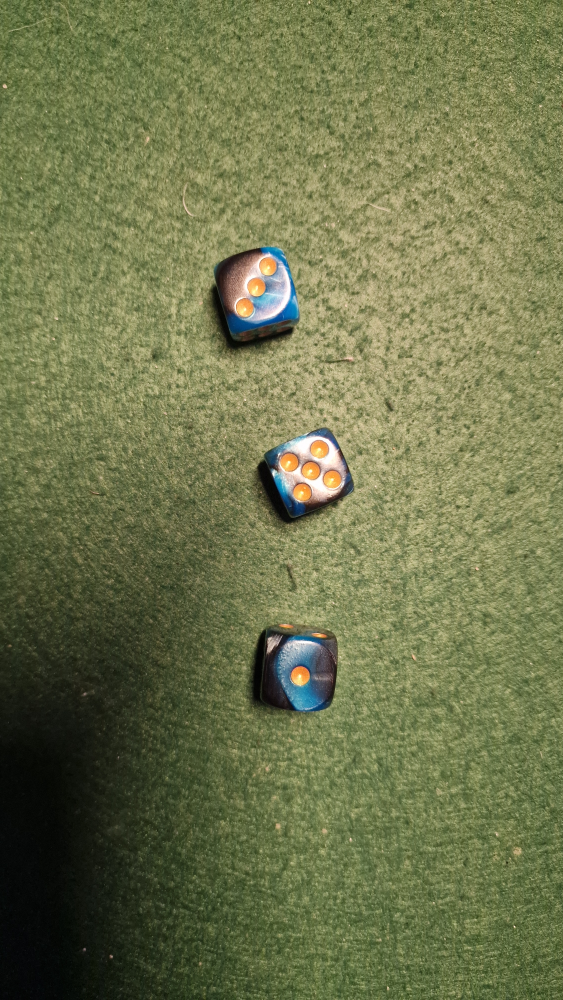
#> input picture pytest/dice.jpg, 2252 x 4000 px, given in place of the camera (shown at 1/4 size)
$ python blackhat.py
#> lines starting #> are read from the running program, lines starting #| are printed output that depends on the picture; after the words box and inside, x2 and y2 are one past the last pixel; in counts of white or black regions, pixels touching at a corner belong together
import cv2
import numpy as np
from collections import deque

def nothing(x):
    pass

def getVal(name):
    return cv2.getTrackbarPos(str(name), "controls")

cv2.namedWindow("controls")
cv2.createTrackbar("0", "controls", 19, 30, nothing)
cv2.createTrackbar("1", "controls", 30, 50, nothing)
cv2.createTrackbar("2", "controls", 70, 255, nothing)
cv2.createTrackbar("3", "controls", 5, 20, nothing)
cv2.createTrackbar("4", "controls", 5, 20, nothing)

webCam = cv2.VideoCapture(1)
webCam.set(cv2.CAP_PROP_FOURCC, cv2.VideoWriter_fourcc('M','J','P','G'))
webCam.set(cv2.CAP_PROP_FRAME_WIDTH, 3840)
webCam.set(cv2.CAP_PROP_FRAME_HEIGHT, 2160)

def show(title, img):
    scaled = cv2.resize(img, None, fx=0.3, fy=0.3, interpolation=cv2.INTER_AREA)
    cv2.imshow(title, scaled)


while True:
    _, bgr = webCam.read()
#> bgr is the input picture: shape (4000, 2252, 3); mean B, G, R 76.7, 117, 111.2
    show("frame", bgr)
#> in show, `scaled = cv2.resize(img, None, fx=0.3, fy=0.3, interpolation=cv2.INTER..`:
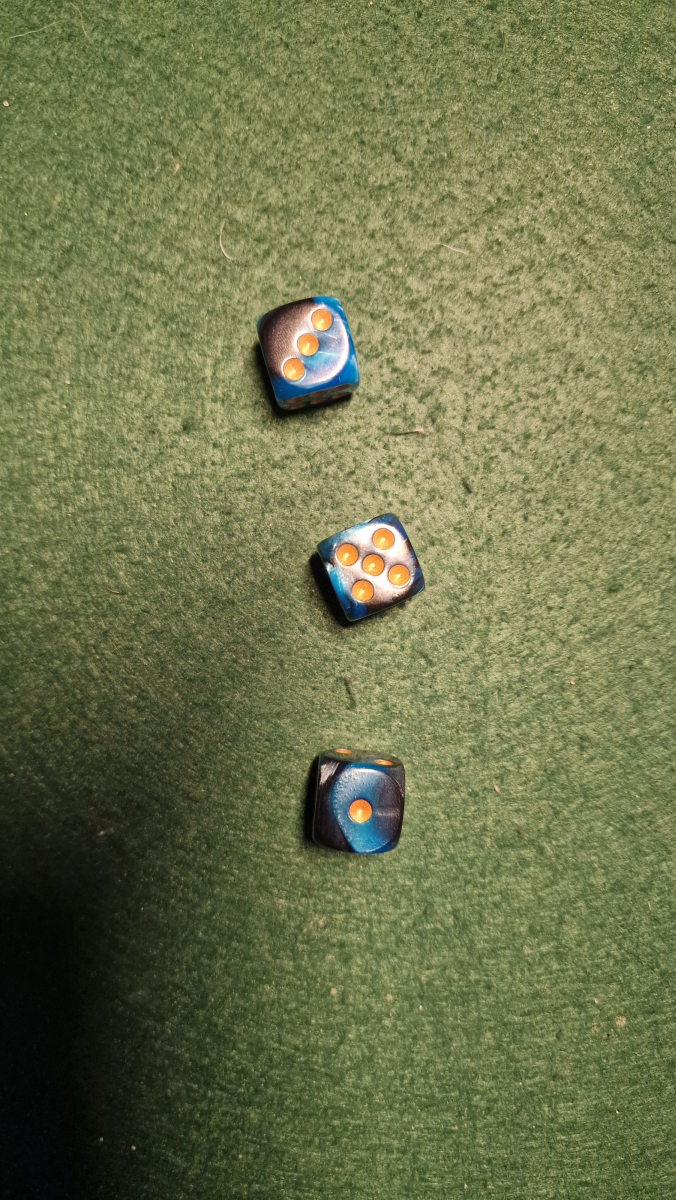
#> scaled: shape (1200, 676, 3); mean B, G, R 76.7, 117, 111.2

    blurVal = getVal(0)
    if blurVal % 2 == 0:
        blurVal += 1

    gray = cv2.cvtColor(bgr, cv2.COLOR_BGR2GRAY)
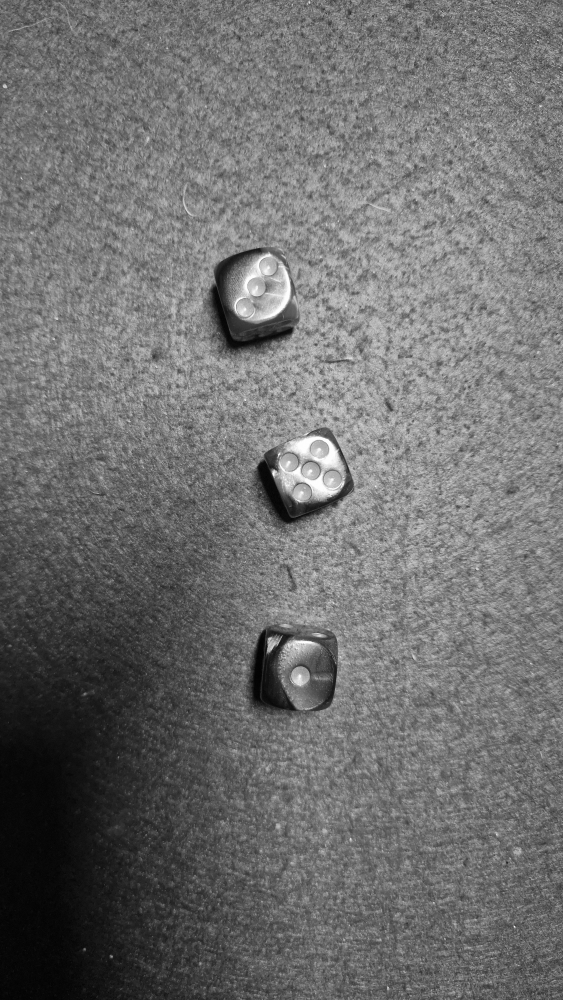
#> gray: shape (4000, 2252) (shown at 1/4 size); min 0, max 255, mean 110.7
    blur = cv2.GaussianBlur(gray, (blurVal, blurVal), 0)

    val = getVal(1)
    kernel = cv2.getStructuringElement(cv2.MORPH_ELLIPSE, (val, val))
    bh = cv2.morphologyEx(blur, cv2.MORPH_BLACKHAT, kernel)
    show("bh0", bh)
#> call 2 of show, with title = 'bh0'
#> in show (call 2), `scaled = cv2.resize(img, None, fx=0.3, fy=0.3, interpolation=cv2.INTER..`:
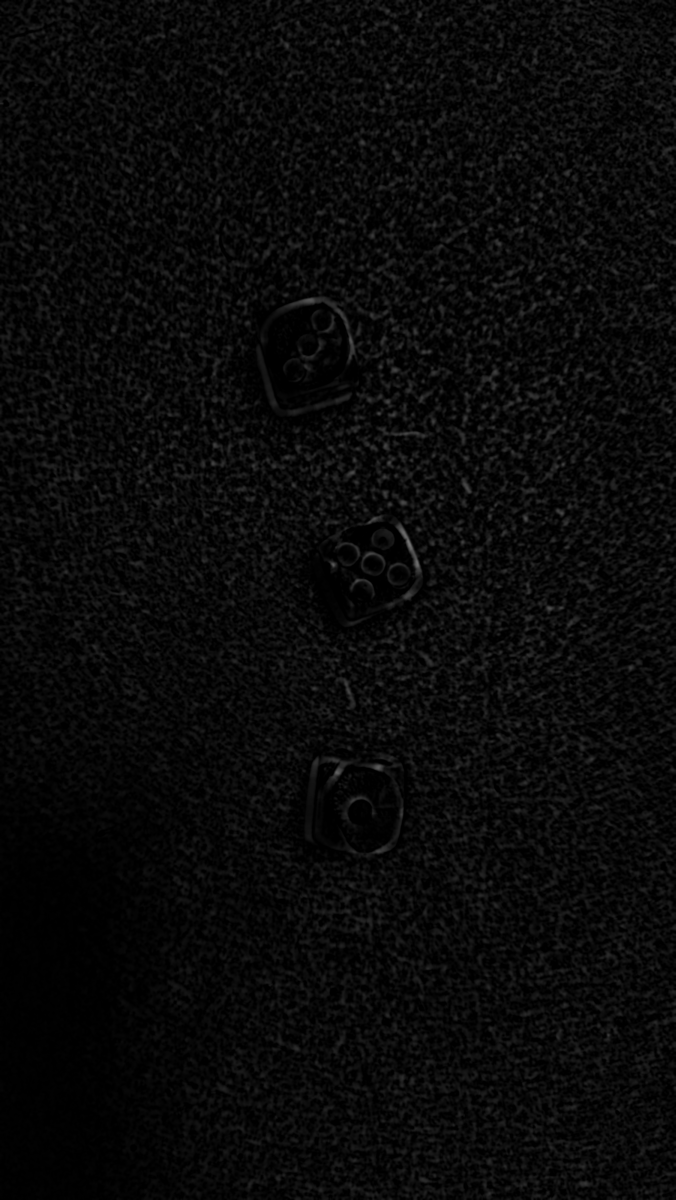
#> scaled: shape (1200, 676); min 0, max 117, mean 9.4

    bh = cv2.normalize(bh, None, 0, 255, cv2.NORM_MINMAX)
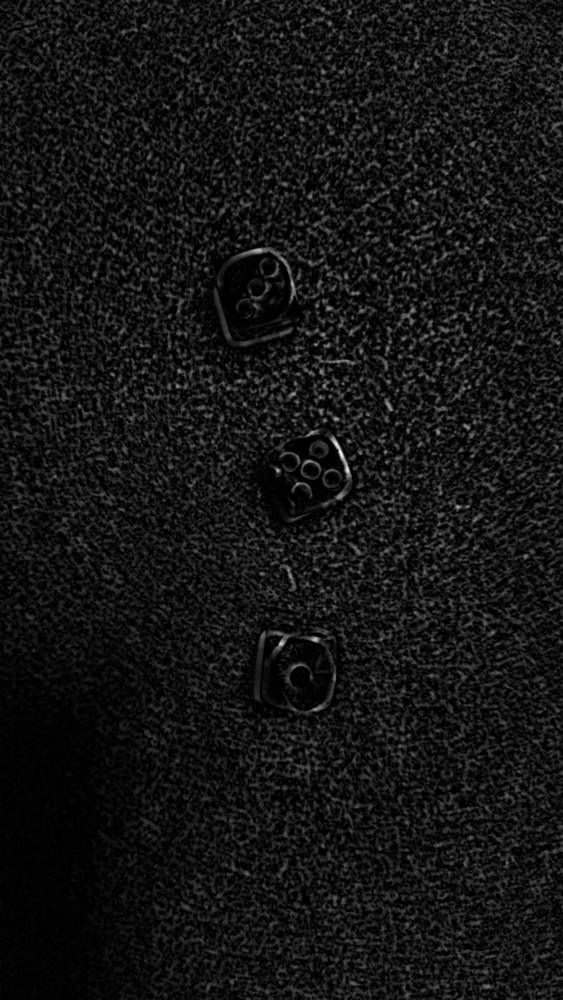
#> bh: shape (4000, 2252) (shown at 1/4 size); min 0, max 255, mean 20
    _, bh = cv2.threshold(bh, getVal(2), 255, cv2.THRESH_BINARY)
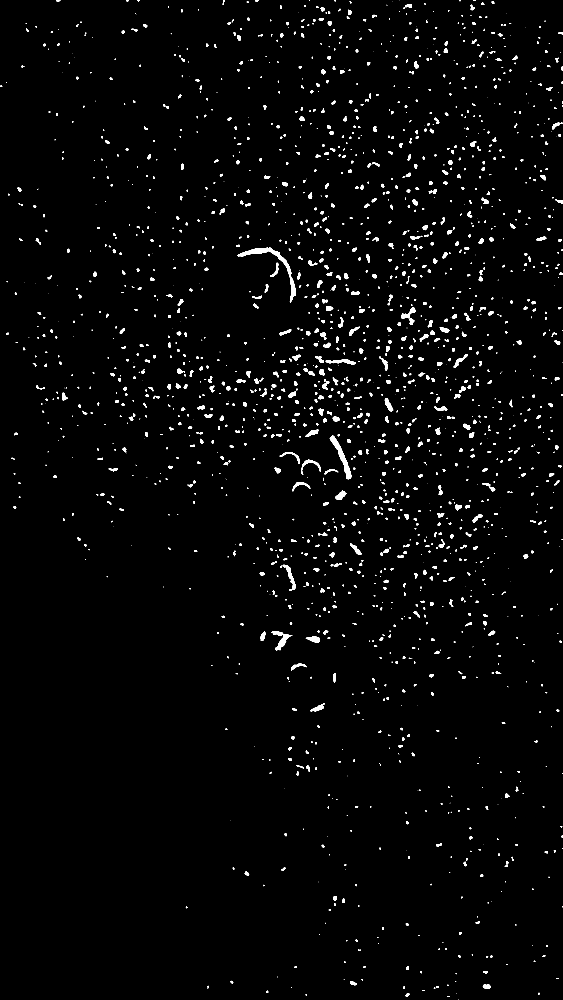
#> bh: shape (4000, 2252) (shown at 1/4 size); 1.8% white; 2061 white regions (602 under 20 px), largest, box (x1, y1, x2, y2) and area: (948, 991, 1184, 1210) 5098, (1319, 1741, 1406, 1917) 3334, (1102, 2537, 1166, 2602) 1427

    show("bh2", bh)
#> call 3 of show, with title = 'bh2'
#> in show (call 3), `scaled = cv2.resize(img, None, fx=0.3, fy=0.3, interpolation=cv2.INTER..`:
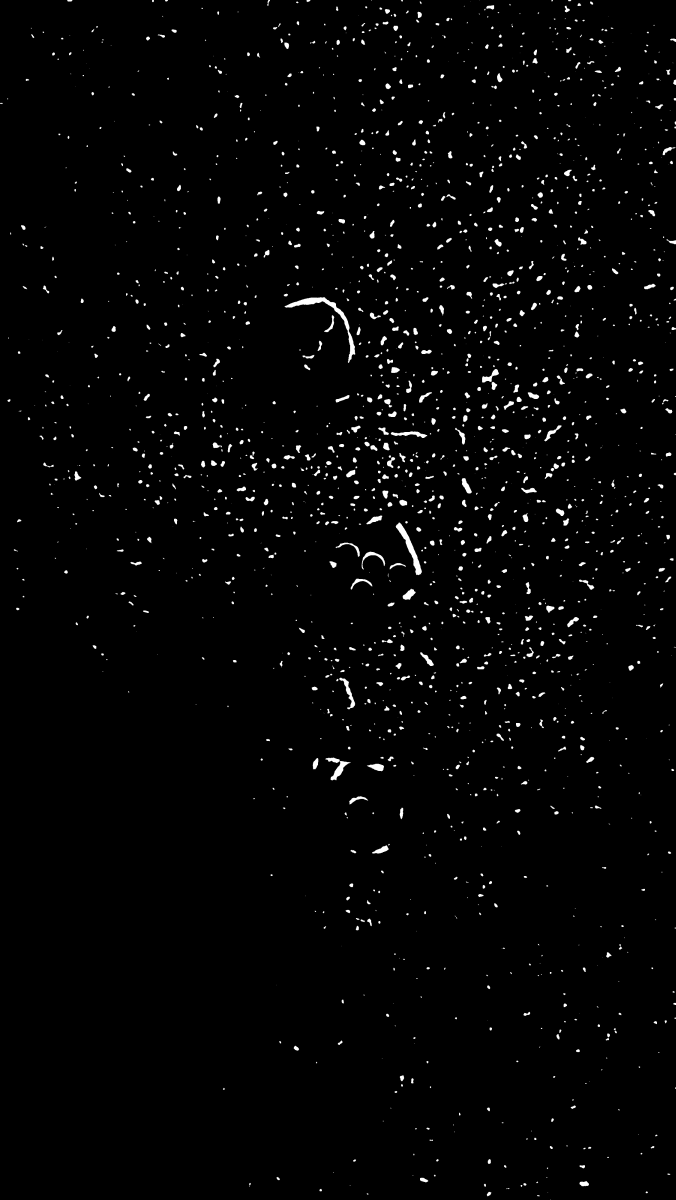
#> scaled: shape (1200, 676); min 0, max 255, mean 4.6


    res = cv2.waitKey(1)
#> (key q is pressed here)
    if res & 0xFF == ord('q'):
        break
